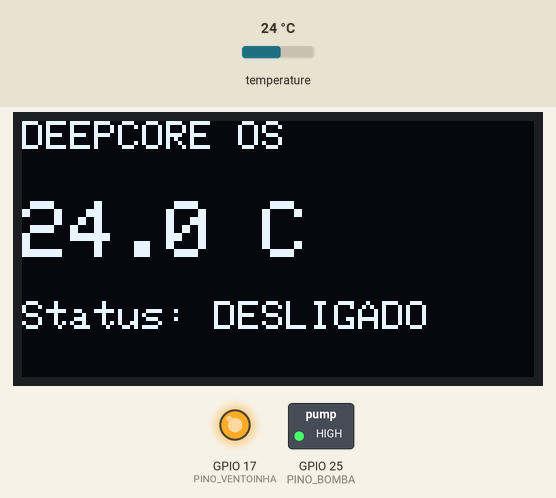
Bench run of a sketch on a simulated ESP32. On the bench: 128×64 one-colour display, switched loads named in the sketch (green lamp = pin HIGH), output pins drawn as LEDs (lit = HIGH). The test bench sets the inputs (shaded band); at power-on: temperature 24 °C. WiFi joins after 1.5 s; servers stay silent unless stated; random numbers use the default seed unless the sketch sets one; no MQTT or app messages arrive unless stated; what the sketch prints to the serial monitor is not drawn.

Above: at 3.3 s.
3.4 s: temperature set to 27.5 °C
At 5.9 s:
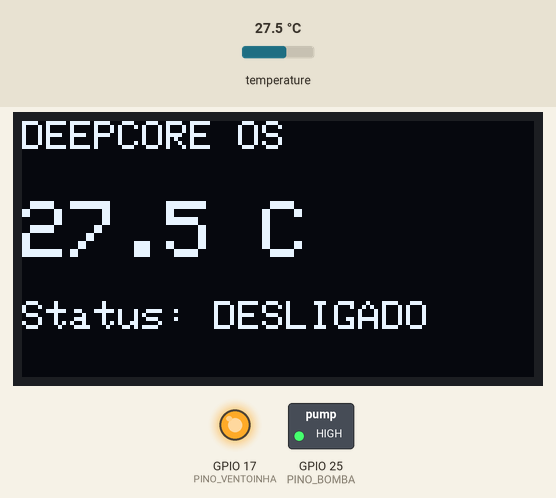
6.2 s: temperature set to 28.3 °C
At 7.5 s:
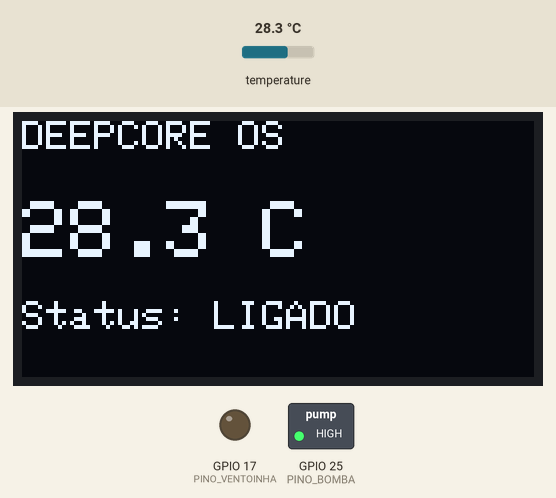
9.0 s: temperature set to 33.2 °C
At 11.8 s:
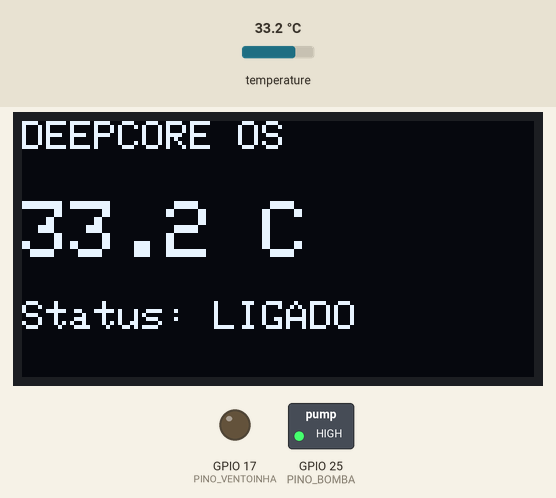
12.2 s: temperature set to 34.4 °C
At 13.3 s:
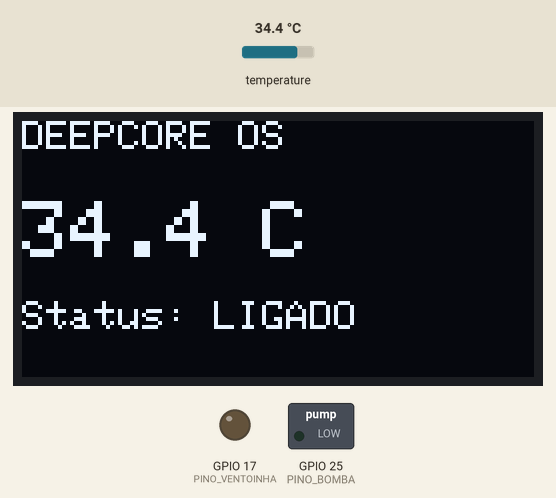
Timing chart, 0 to 15.2 s (numbered marks = the images above; inputs shaded):
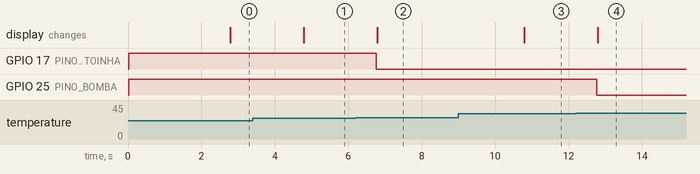

The sketch:

sketch_apr3a.ino
```cpp
#include <WiFi.h>
#include <PubSubClient.h>
#include <Wire.h>
#include <Adafruit_GFX.h>
#include <Adafruit_SSD1306.h>
#include <OneWire.h>
#include <DallasTemperature.h>

// --- CONFIGURAÇÕES DO WI-FI ---
const char* ssid = "##########";
const char* password = "######";

// --- CONFIGURAÇÕES DO BROKER MQTT (Batendo com seu HTML) ---
const char* mqtt_server = "broker.emqx.io";
const int mqtt_port = 1883;

// --- TÓPICOS AJUSTADOS PARA O SEU SITE ---
const char* topico_temperatura = "deepcore/status/temp"; // Igual ao seu JS
const char* topico_bomba = "deepcore/status/rele";      // Igual ao seu JS

// --- CONFIGURAÇÕES DO DISPLAY OLED ---
#define LARGURA_TELA 128
#define ALTURA_TELA 64
Adafruit_SSD1306 display(LARGURA_TELA, ALTURA_TELA, &Wire, -1);

// --- SENSOR E RELÉS ---
const int PINO_ONE_WIRE = 4;
const int PINO_BOMBA = 25;
const int PINO_VENTOINHA = 17;

OneWire oneWire(PINO_ONE_WIRE);
DallasTemperature sensors(&oneWire);
WiFiClient espClient;
PubSubClient client(espClient);

unsigned long tempoAnterior = 0;
const long intervalo = 2000;

float temperaturaC = 0.0;
String statusHTML = "DESLIGADO"; // Seu site espera "LIGADO" ou "DESLIGADO"

void setup_wifi() {
  delay(10);
  WiFi.begin(ssid, password);
  while (WiFi.status() != WL_CONNECTED) { delay(500); Serial.print("."); }
  Serial.println("\nWi-Fi Conectado!");
}

void reconnect() {
  while (!client.connected()) {
    String clientId = "DeepCore_ESP32_" + String(random(0, 0xffff), HEX);
    if (client.connect(clientId.c_str())) {
      Serial.println("Conectado ao Broker EMQX!");
    } else {
      delay(5000);
    }
  }
}

void setup() {
  Serial.begin(115200);
  sensors.begin();
  pinMode(PINO_BOMBA, OUTPUT);
  pinMode(PINO_VENTOINHA, OUTPUT);
  digitalWrite(PINO_BOMBA, HIGH);
  digitalWrite(PINO_VENTOINHA, HIGH);

  if(display.begin(SSD1306_SWITCHCAPVCC, 0x3C)) {
    display.clearDisplay();
    display.display();
  }

  setup_wifi();
  client.setServer(mqtt_server, mqtt_port);
}

void loop() {
  if (!client.connected()) reconnect();
  client.loop();

  unsigned long tempoAtual = millis();
  if (tempoAtual - tempoAnterior >= intervalo) {
    tempoAnterior = tempoAtual;

    sensors.requestTemperatures();
    temperaturaC = sensors.getTempCByIndex(0);

    // Lógica de Resfriamento
    if (temperaturaC >= 34.0) {
      digitalWrite(PINO_VENTOINHA, LOW);
      digitalWrite(PINO_BOMBA, LOW);
      statusHTML = "LIGADO";
    }
    else if (temperaturaC >= 28.0 && temperaturaC < 34.0) {
      digitalWrite(PINO_VENTOINHA, LOW);
      digitalWrite(PINO_BOMBA, HIGH);
      statusHTML = "LIGADO"; // Para o site mostrar animação
    }
    else if (temperaturaC < 24.0 && temperaturaC > 0) {
      digitalWrite(PINO_VENTOINHA, HIGH);
      digitalWrite(PINO_BOMBA, HIGH);
      statusHTML = "DESLIGADO";
    }

    // Atualiza Display OLED
    display.clearDisplay();
    display.setTextSize(1);
    display.setTextColor(WHITE);
    display.setCursor(0,0);
    display.println("DEEPCORE OS");
    display.setTextSize(2);
    display.setCursor(0,20);
    display.print(temperaturaC, 1); display.println(" C");
    display.setTextSize(1);
    display.setCursor(0,45);
    display.print("Status: "); display.print(statusHTML);
    display.display();

    // ENVIO PARA O SITE
    client.publish(topico_temperatura, String(temperaturaC, 1).c_str());
    client.publish(topico_bomba, statusHTML.c_str());

    Serial.print("Temp enviada: "); Serial.println(temperaturaC);
  }
}
```

Measured:
- the behaviour switches between 27.9 and 28 °C on temperature (found by bisection; images 1 and 2)
- the behaviour switches between 33.9 and 34 °C on temperature (found by bisection; images 3 and 4)
- after the input at 3.4 s, the display: changes after 1.4 s (image 1)
- after the input at 6.2 s, GPIO 17 (PINO_VENTOINHA): HIGH → LOW after 0.57 s; the display: changes after 0.59 s (image 2)
- after the input at 9.0 s, the display: changes after 1.8 s (image 3)
- after the input at 12.2 s, GPIO 25 (PINO_BOMBA): HIGH → LOW after 0.57 s; the display: changes after 0.59 s (image 4)
